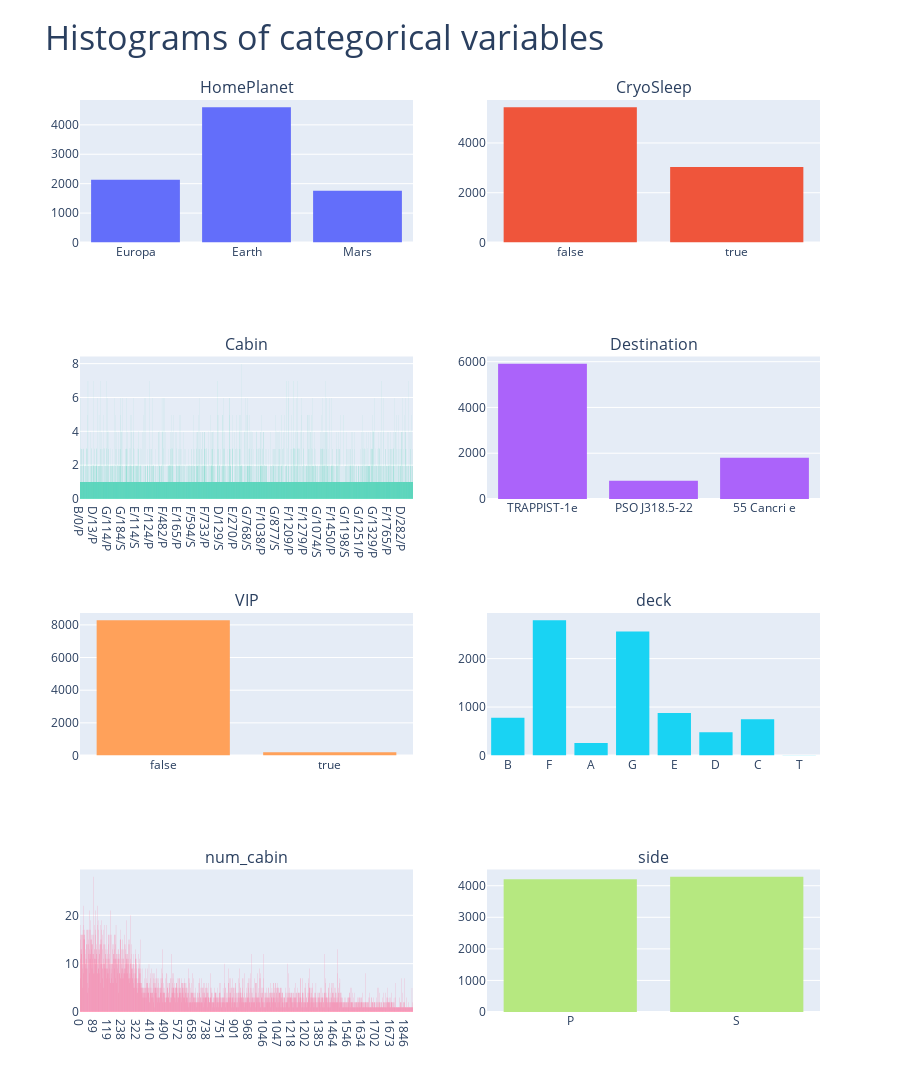

Notebook source saved alongside this figure:
### Markdown cell above
### Categorical features

### Code cell
print_hitograms(cat_cols)

### Figure 1 — Plotly figure (JSON) as saved in the notebook; plotly's stock layout.template omitted (floating-point values rounded to 4 significant figures; data arrays with more than 128 entries replaced by an {"elided": "..."} marker saying what was removed)
{"data": [{"showlegend": false, "type": "histogram", "x": {"elided": "8693 str values"}, "xaxis": "x", "yaxis": "y"}, {"showlegend": false, "type": "histogram", "x": {"elided": "8693 bool values"}, "xaxis": "x2", "yaxis": "y2"}, {"showlegend": false, "type": "histogram", "x": {"elided": "8693 str values"}, "xaxis": "x3", "yaxis": "y3"}, {"showlegend": false, "type": "histogram", "x": {"elided": "8693 str values"}, "xaxis": "x4", "yaxis": "y4"}, {"showlegend": false, "type": "histogram", "x": {"elided": "8693 bool values"}, "xaxis": "x5", "yaxis": "y5"}, {"showlegend": false, "type": "histogram", "x": {"elided": "8693 str values"}, "xaxis": "x6", "yaxis": "y6"}, {"showlegend": false, "type": "histogram", "x": {"elided": "8693 str values"}, "xaxis": "x7", "yaxis": "y7"}, {"showlegend": false, "type": "histogram", "x": {"elided": "8693 str values"}, "xaxis": "x8", "yaxis": "y8"}], "layout": {"annotations": [{"font": {"size": 16}, "showarrow": false, "text": "HomePlanet", "x": 0.225, "xanchor": "center", "xref": "paper", "y": 1, "yanchor": "bottom", "yref": "paper"}, {"font": {"size": 16}, "showarrow": false, "text": "CryoSleep", "x": 0.775, "xanchor": "center", "xref": "paper", "y": 1, "yanchor": "bottom", "yref": "paper"}, {"font": {"size": 16}, "showarrow": false, "text": "Cabin", "x": 0.225, "xanchor": "center", "xref": "paper", "y": 0.7188, "yanchor": "bottom", "yref": "paper"}, {"font": {"size": 16}, "showarrow": false, "text": "Destination", "x": 0.775, "xanchor": "center", "xref": "paper", "y": 0.7188, "yanchor": "bottom", "yref": "paper"}, {"font": {"size": 16}, "showarrow": false, "text": "VIP", "x": 0.225, "xanchor": "center", "xref": "paper", "y": 0.4375, "yanchor": "bottom", "yref": "paper"}, {"font": {"size": 16}, "showarrow": false, "text": "deck", "x": 0.775, "xanchor": "center", "xref": "paper", "y": 0.4375, "yanchor": "bottom", "yref": "paper"}, {"font": {"size": 16}, "showarrow": false, "text": "num_cabin", "x": 0.225, "xanchor": "center", "xref": "paper", "y": 0.1562, "yanchor": "bottom", "yref": "paper"}, {"font": {"size": 16}, "showarrow": false, "text": "side", "x": 0.775, "xanchor": "center", "xref": "paper", "y": 0.1562, "yanchor": "bottom", "yref": "paper"}], "height": 2000, "title": {"font": {"size": 34}, "text": "Histograms of categorical variables"}, "xaxis": {"anchor": "y", "domain": [0, 0.45]}, "xaxis2": {"anchor": "y2", "domain": [0.55, 1]}, "xaxis3": {"anchor": "y3", "domain": [0, 0.45]}, "xaxis4": {"anchor": "y4", "domain": [0.55, 1]}, "xaxis5": {"anchor": "y5", "domain": [0, 0.45]}, "xaxis6": {"anchor": "y6", "domain": [0.55, 1]}, "xaxis7": {"anchor": "y7", "domain": [0, 0.45]}, "xaxis8": {"anchor": "y8", "domain": [0.55, 1]}, "yaxis": {"anchor": "x", "domain": [0.8438, 1]}, "yaxis2": {"anchor": "x2", "domain": [0.8438, 1]}, "yaxis3": {"anchor": "x3", "domain": [0.5625, 0.7188]}, "yaxis4": {"anchor": "x4", "domain": [0.5625, 0.7188]}, "yaxis5": {"anchor": "x5", "domain": [0.2812, 0.4375]}, "yaxis6": {"anchor": "x6", "domain": [0.2812, 0.4375]}, "yaxis7": {"anchor": "x7", "domain": [0, 0.1562]}, "yaxis8": {"anchor": "x8", "domain": [0, 0.1562]}}}
